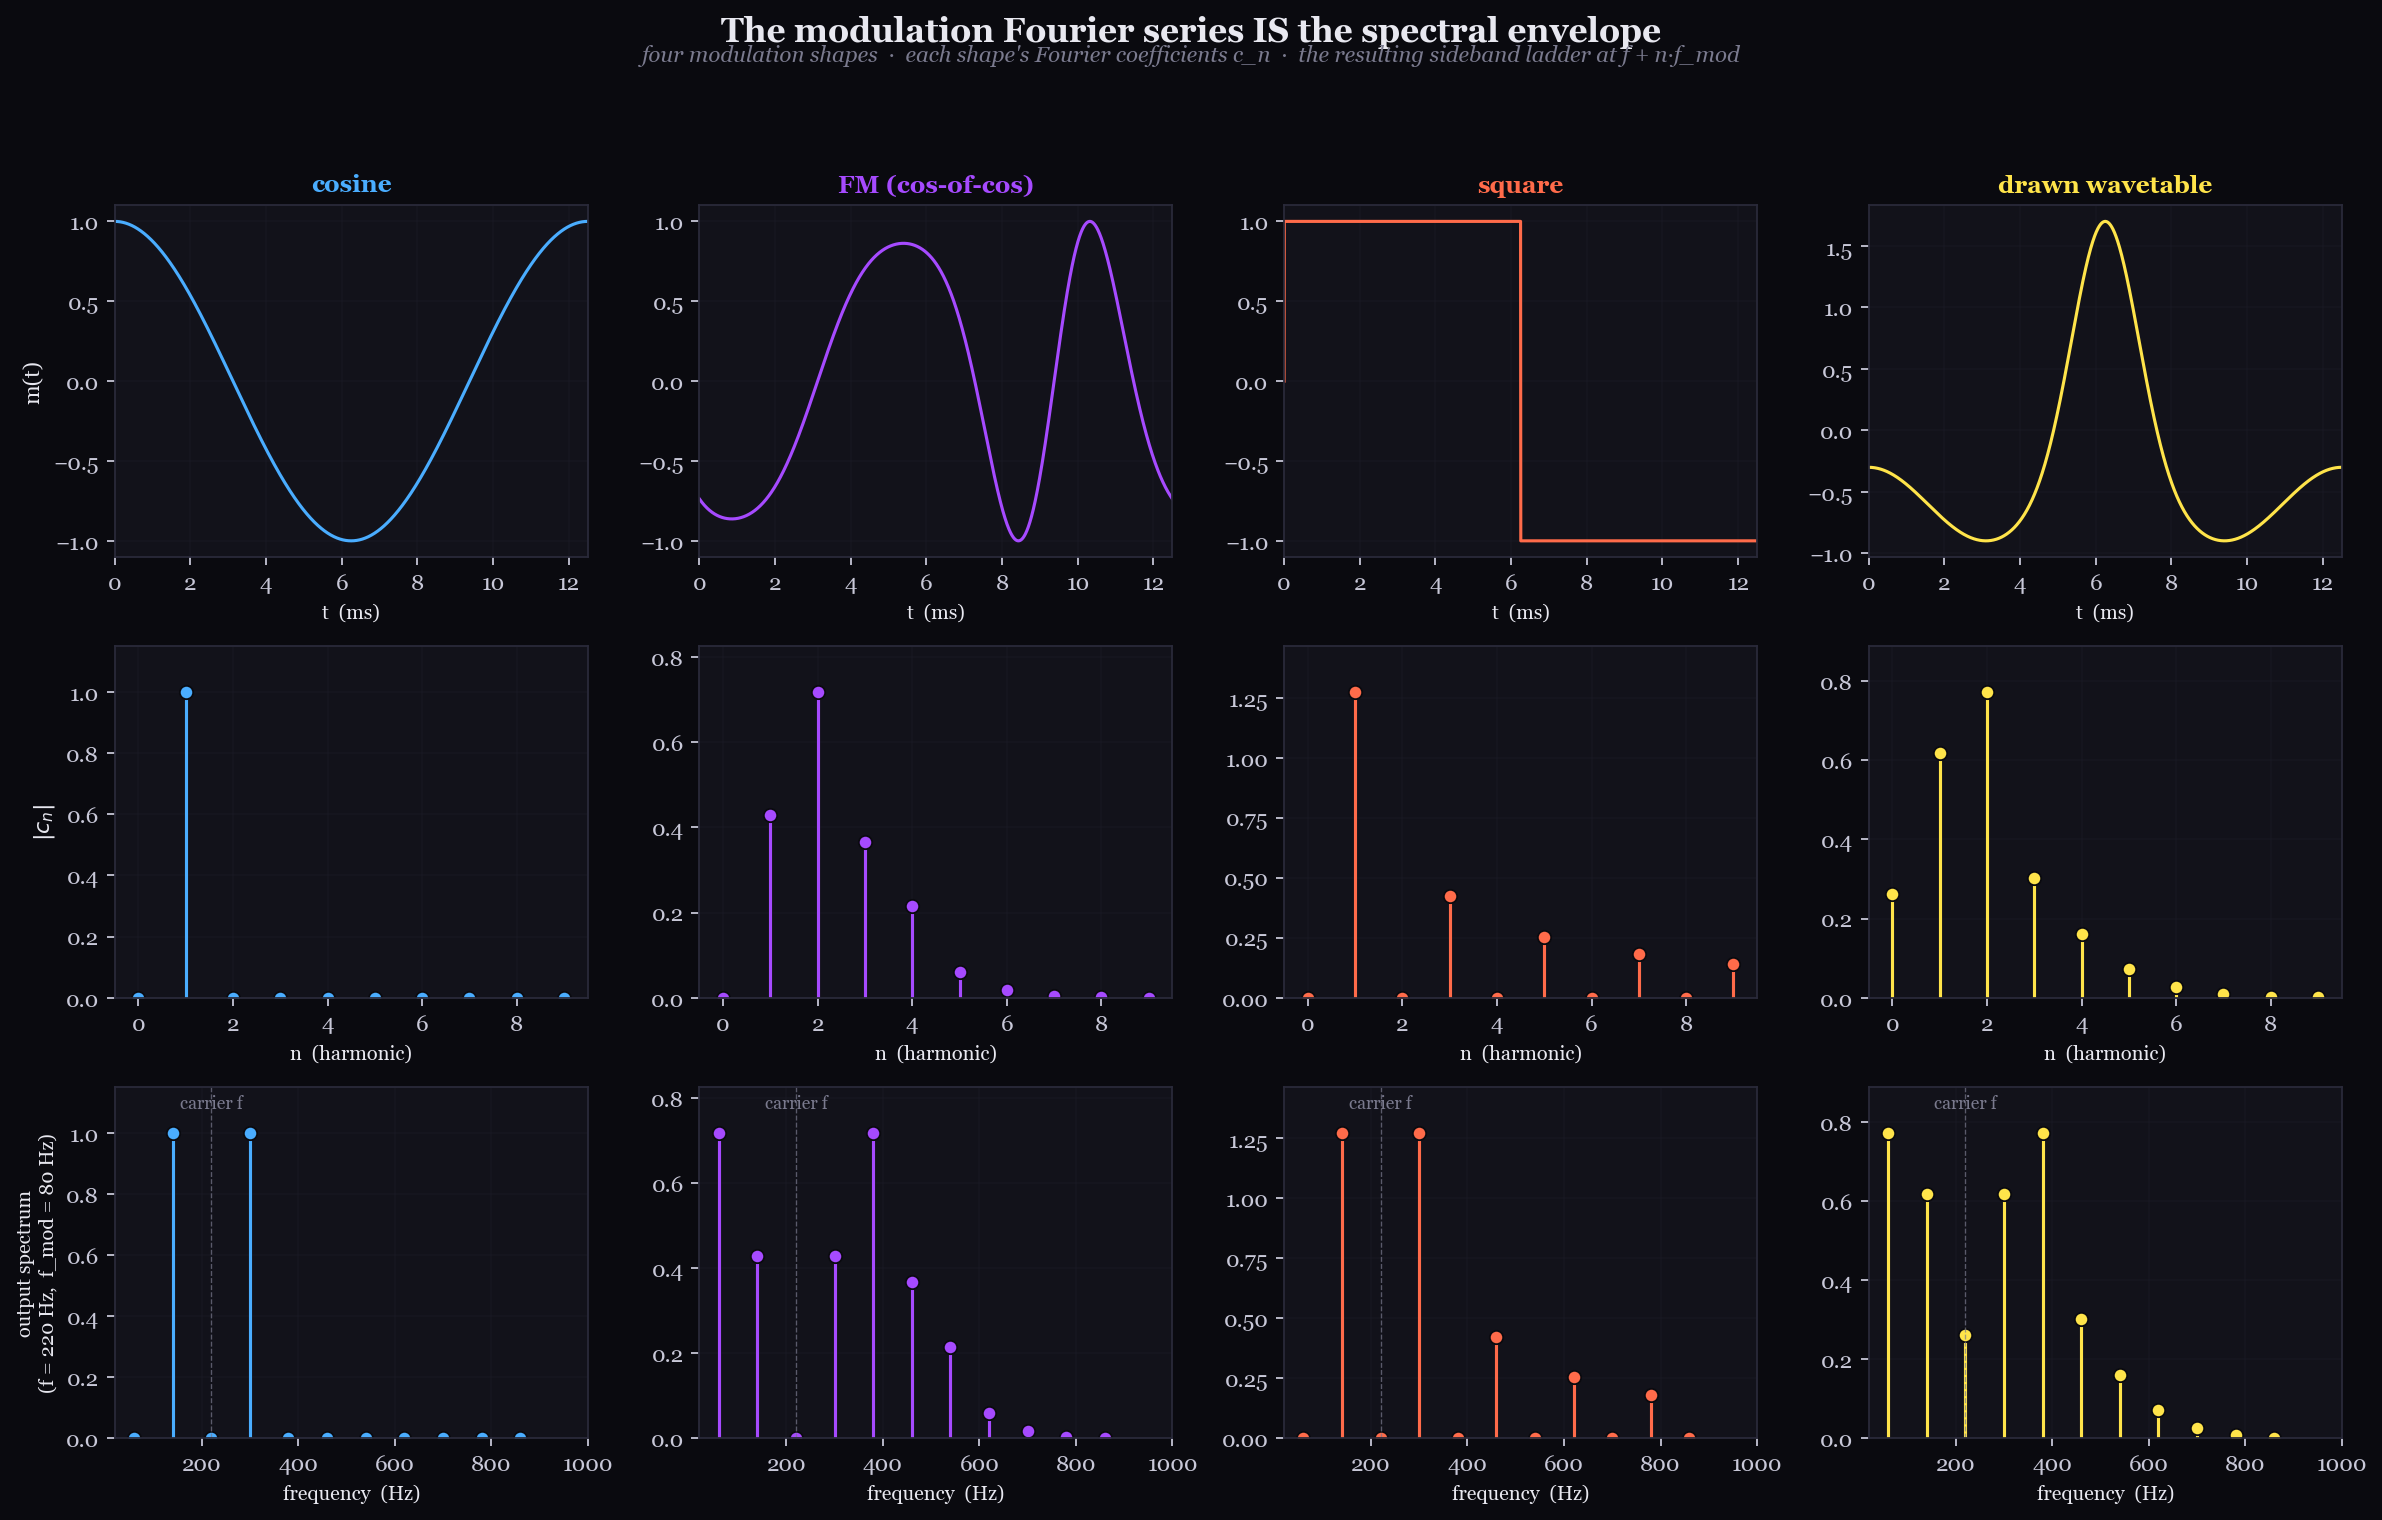

This chart was generated by the following Python code:
"""
12_sideband_ladder.py — generate static/12_sideband_ladder.png.

Teaching purpose: when a Floquet system is driven at frequency f and one
of its coefficients is modulated periodically with period T_mod = 1/f_mod,
the output spectrum is a comb at f + n·f_mod (n any integer) weighted
by the FOURIER SERIES coefficients c_n of the modulation waveform.

So the modulation waveform's Fourier series is the spectral envelope.

Four modulation cases, each in a column:
  1. cosine                    — c_±1 only — TWO sidebands. (Ring mod.)
  2. cosine of cosine (FM)     — c_n are Bessel functions J_n(beta).
  3. square wave               — c_n falls 1/n at odd n only.
  4. drawn wavetable           — c_n arbitrary, designer's choice.

Three rows per column:
  ROW 1: the modulation waveform m(t) over one period.
  ROW 2: |c_n|, the magnitudes of the modulation's Fourier coefficients.
  ROW 3: the resulting Floquet sideband spectrum at the loop's output —
         a comb at f + n·f_mod with the c_n magnitudes.

This is the result a student should walk away owning. The shape of
the modulation IS the spectral envelope.

Carrier f = 220 Hz, modulation f_mod = 80 Hz, so sidebands at
220 + n·80 for n = ..., -3, -2, -1, 0, +1, +2, +3, ... = 100, 140, 220,
300, 380, ...
"""

import sys, os
sys.path.insert(0, os.path.join(os.path.dirname(__file__), "..", "python"))

import numpy as np
import matplotlib.pyplot as plt
from scipy.special import jv as bessel_J
from mathieu_core import PALETTE, apply_dark_style


CARRIER_F = 220.0
MOD_F = 80.0
N_SAMPLES = 2048
T_MOD = 1.0 / MOD_F


def cosine_mod(t):
    return np.cos(2 * np.pi * MOD_F * t)


def fm_mod(t, beta=2.4):
    # cosine of cosine — the FM family. Output is itself bandlimited.
    return np.cos(2 * np.pi * MOD_F * t + beta * np.cos(2 * np.pi * MOD_F * t))


def square_mod(t):
    return np.sign(np.sin(2 * np.pi * MOD_F * t))


def wavetable_mod(t):
    # A hand-designed cosine bump on a slight offset — represents the
    # general "user-drawn" case. Asymmetric shape gives both even and
    # odd Fourier coefficients.
    phase = (2 * np.pi * MOD_F * t) % (2 * np.pi)
    bump = np.exp(-((phase - np.pi) / 0.6) ** 2)
    skew = 0.3 * np.cos(2 * (2 * np.pi * MOD_F * t))
    return 2.0 * bump + skew - 0.6


def fourier_coefficients(m_func, n_max=12):
    """Compute |c_n| of m(t) on one period via FFT."""
    N = 4096
    t = np.linspace(0, T_MOD, N, endpoint=False)
    m = m_func(t)
    M = np.fft.rfft(m) / N * 2.0   # one-sided coefficients
    M[0] /= 2.0                    # DC normalization
    return M[:n_max]


def main(out_png):
    apply_dark_style(plt)

    cases = [
        ("cosine",            cosine_mod,    PALETTE["multiplier"]),
        ("FM (cos-of-cos)",   lambda t: fm_mod(t, 2.4),
                                              PALETTE["mod"]),
        ("square",            square_mod,    PALETTE["unstable"]),
        ("drawn wavetable",   wavetable_mod, PALETTE["marginal"]),
    ]

    fig, axes = plt.subplots(3, 4, figsize=(15, 9.5), dpi=160)

    t = np.linspace(0, T_MOD, N_SAMPLES, endpoint=False)

    for col, (name, mod_fn, col_color) in enumerate(cases):
        # Row 1: modulation waveform.
        ax_w = axes[0, col]
        m = mod_fn(t)
        ax_w.plot(t * 1000, m, color=col_color, lw=1.4)
        ax_w.set_title(name, color=col_color, fontweight='bold', fontsize=11)
        ax_w.set_xlabel("t  (ms)", fontsize=9)
        if col == 0:
            ax_w.set_ylabel("m(t)", fontsize=10)
        ax_w.grid(alpha=0.15)
        ax_w.set_xlim(0, T_MOD * 1000)

        # Row 2: Fourier coefficient magnitudes (stem).
        ax_c = axes[1, col]
        coeffs = fourier_coefficients(mod_fn, n_max=10)
        ns = np.arange(len(coeffs))
        c_mags = np.abs(coeffs)
        markerline, stemlines, baseline = ax_c.stem(
            ns, c_mags, basefmt=' ', linefmt='-', markerfmt='o')
        plt.setp(stemlines, color=col_color, lw=1.4)
        plt.setp(markerline, color=col_color, mec=PALETTE["bg"], mew=0.8, ms=6)
        ax_c.set_xlabel("n  (harmonic)", fontsize=9)
        if col == 0:
            ax_c.set_ylabel(r"$|c_n|$", fontsize=10)
        ax_c.grid(alpha=0.15)
        ax_c.set_xlim(-0.5, 9.5)
        peak = max(c_mags) if max(c_mags) > 0 else 1.0
        ax_c.set_ylim(0, peak * 1.15)

        # Row 3: resulting sideband spectrum at f_carrier + n*f_mod.
        ax_s = axes[2, col]
        # Build sideband positions for n = -8..+8.
        n_range = np.arange(-8, 9)
        sb_freqs = []
        sb_mags = []
        for n in n_range:
            f = CARRIER_F + n * MOD_F
            if f < 0:
                continue
            n_abs = abs(n)
            mag = c_mags[n_abs] if n_abs < len(c_mags) else 0.0
            sb_freqs.append(f)
            sb_mags.append(mag)
        ml, sl, bl = ax_s.stem(sb_freqs, sb_mags,
                                basefmt=' ', linefmt='-', markerfmt='o')
        plt.setp(sl, color=col_color, lw=1.4)
        plt.setp(ml, color=col_color, mec=PALETTE["bg"], mew=0.8, ms=6)
        # Mark the carrier with a vertical dashed line.
        ax_s.axvline(CARRIER_F, color=PALETTE["text_dim"], ls='--', lw=0.6,
                     alpha=0.7)
        ax_s.text(CARRIER_F, peak * 1.08, "carrier f", ha='center',
                  color=PALETTE["text_dim"], fontsize=8)
        ax_s.set_xlabel("frequency  (Hz)", fontsize=9)
        if col == 0:
            ax_s.set_ylabel(f"output spectrum\n(f = {CARRIER_F:.0f} Hz,  "
                            f"f_mod = {MOD_F:.0f} Hz)", fontsize=9)
        ax_s.grid(alpha=0.15)
        ax_s.set_xlim(20, 1000)
        ax_s.set_ylim(0, peak * 1.15)

    fig.suptitle("The modulation Fourier series IS the spectral envelope",
                 fontsize=15, fontweight='bold', y=0.995)
    fig.text(0.5, 0.965,
             "four modulation shapes  ·  each shape's Fourier coefficients c_n  ·  "
             "the resulting sideband ladder at f + n·f_mod",
             ha='center', color=PALETTE["text_dim"], fontsize=10,
             style='italic')

    fig.tight_layout(rect=[0, 0, 1, 0.945])
    fig.savefig(out_png, dpi=160, bbox_inches='tight',
                facecolor=PALETTE["bg"])
    print(f"wrote {out_png}")


if __name__ == "__main__":
    main(os.path.join(os.path.dirname(__file__),
                      "12_sideband_ladder.png"))
